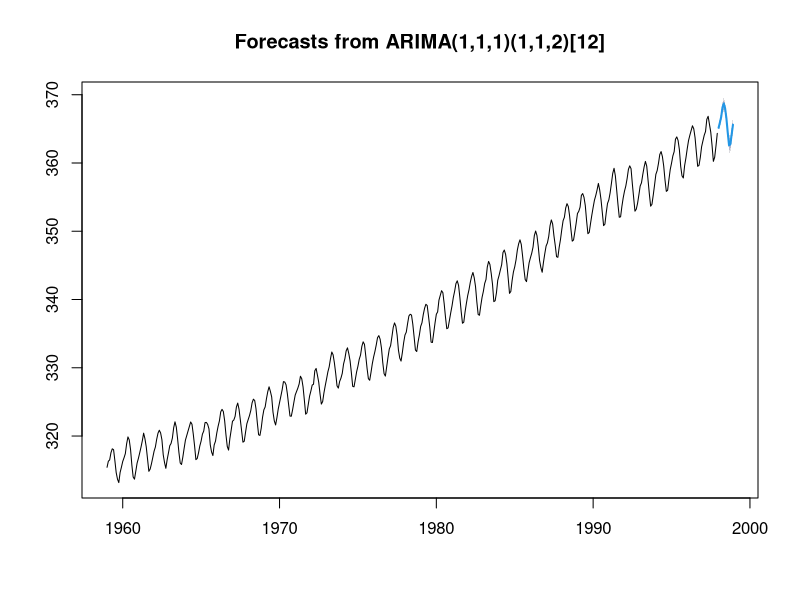
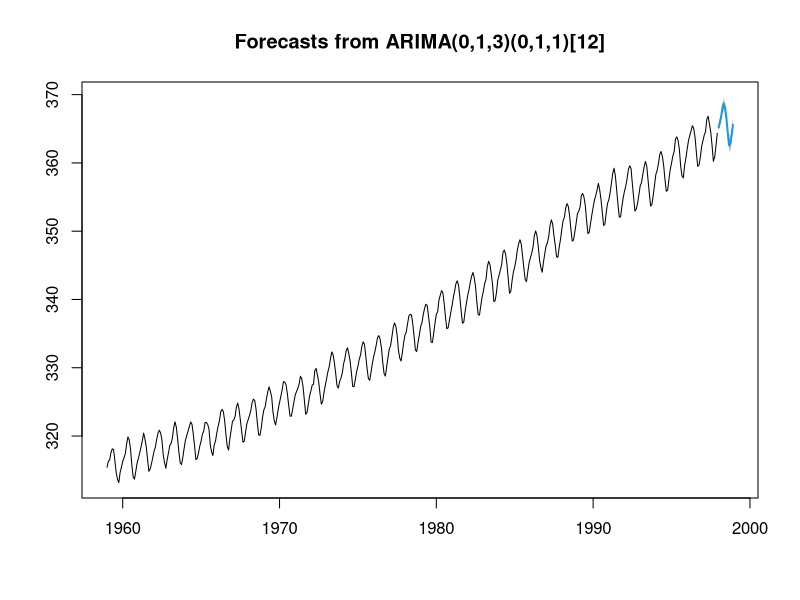
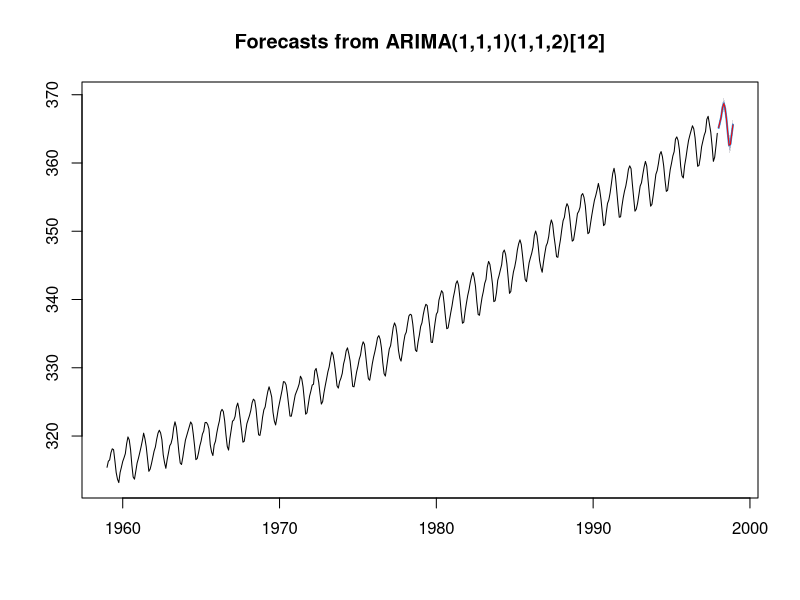

Source code (R) for these figures, in order:
library(forecast)
library(ggplot2)

modelo = auto.arima(co2, trace = T)
print(modelo)

modelo2 = auto.arima(co2, trace = T,stepwise = F, approximation = F )
print(modelo2)

prev1 = forecast(modelo,h=12)
plot(prev1)

prev2 = forecast(modelo2,h=12)
plot(prev2)

print(prev1$mean)
print(prev2$mean)

plot(prev1)
lines(prev2$mean, col="red")


